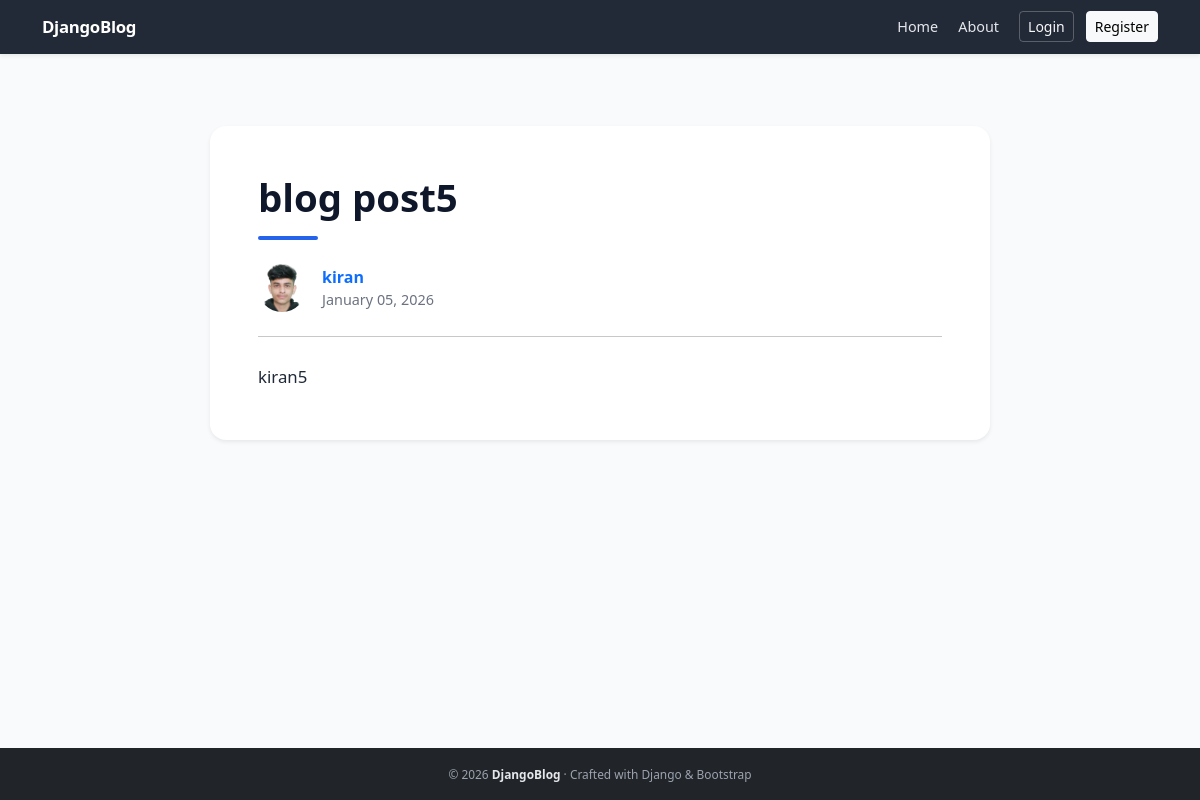
The app's page /post/14/ with its own data.
### blog/models.py (models this page shows, shortened)
class Post(models.Model):
    title=models.CharField(max_length=100)
    content=models.TextField()
    date_posted=models.DateTimeField(default=timezone.now)
    author=models.ForeignKey(User,on_delete=models.CASCADE)

### users/models.py (models this page shows)
class Profile(models.Model):
    user = models.OneToOneField(User, on_delete=models.CASCADE)
    image = models.ImageField(
        upload_to='profile_pics',
        default='profile_pics/avatar_default.jpg'
    )

### blog/views.py (the view)
# urls.py: path('post/<int:pk>/',PostDetailView.as_view(),name='post-detail'),
class PostDetailView(DetailView):
    model=Post
    template_name='blog/post_detail.html'

### blog/templates/blog/post_detail.html (shortened to what this page needs)
{% extends "blog/base.html" %} {% block content %}
<div class="post-container mt-5">
  <article class="card border-0 shadow-sm rounded-4">
    <div class="card-body p-4 p-md-5">
      <h1 class="post-title mb-3">{{ object.title }}</h1>
      <div class="accent-line"></div>
      <div
        class="d-flex justify-content-between align-items-center mb-4 flex-wrap gap-3"
      >
        <div class="d-flex align-items-center">
          <img
            src="{{ object.author.profile.image.url }}"
            class="author-avatar me-3"
            alt="author avatar"
          />
          <div>
            <a
              class="fw-semibold text-decoration-none"
              href="{% url 'user-post' object.author.username %}"
            >
              {{ object.author }}
            </a>
            <div class="post-meta">{{ object.date_posted|date:"F d, Y" }}</div>
          </div>
        </div>
      </div>
      <hr class="mb-4" />
      <div class="post-content">{{ object.content }}</div>
    </div>
  </article>
</div>
{% endblock content %}

### blog/templates/blog/base.html (style rules this page uses)
:root { --brand-accent: #f97316; --text-primary: #111827; --text-muted: #6b7280; }
body { min-height: 100vh; display: flex; flex-direction: column; background: #f8fafc; color: var(--text-primary); -webkit-font-smoothing: antialiased; }

### blog/templates/blog/post_detail.html (style rules this page uses)
.post-container { max-width: 780px; margin: auto; }
.post-title { font-size: 2.4rem; font-weight: 800; line-height: 1.2; color: #0f172a; }
.author-avatar { width: 48px; height: 48px; border-radius: 50%; object-fit: cover; }
.post-meta { font-size: 0.9rem; color: #6b7280; }
.post-content { font-size: 1.05rem; line-height: 1.85; color: #1f2937; white-space: pre-line; }
.accent-line { width: 60px; height: 4px; background: #2563eb; border-radius: 10px; margin-bottom: 1.5rem; }

### records on screen
Post: title "blog post5", author.profile.image (picture), author "kiran", date_posted "January 05, 2026", content "kiran5"

### other values on screen
{{ year|default:"2026" }} "2026"
